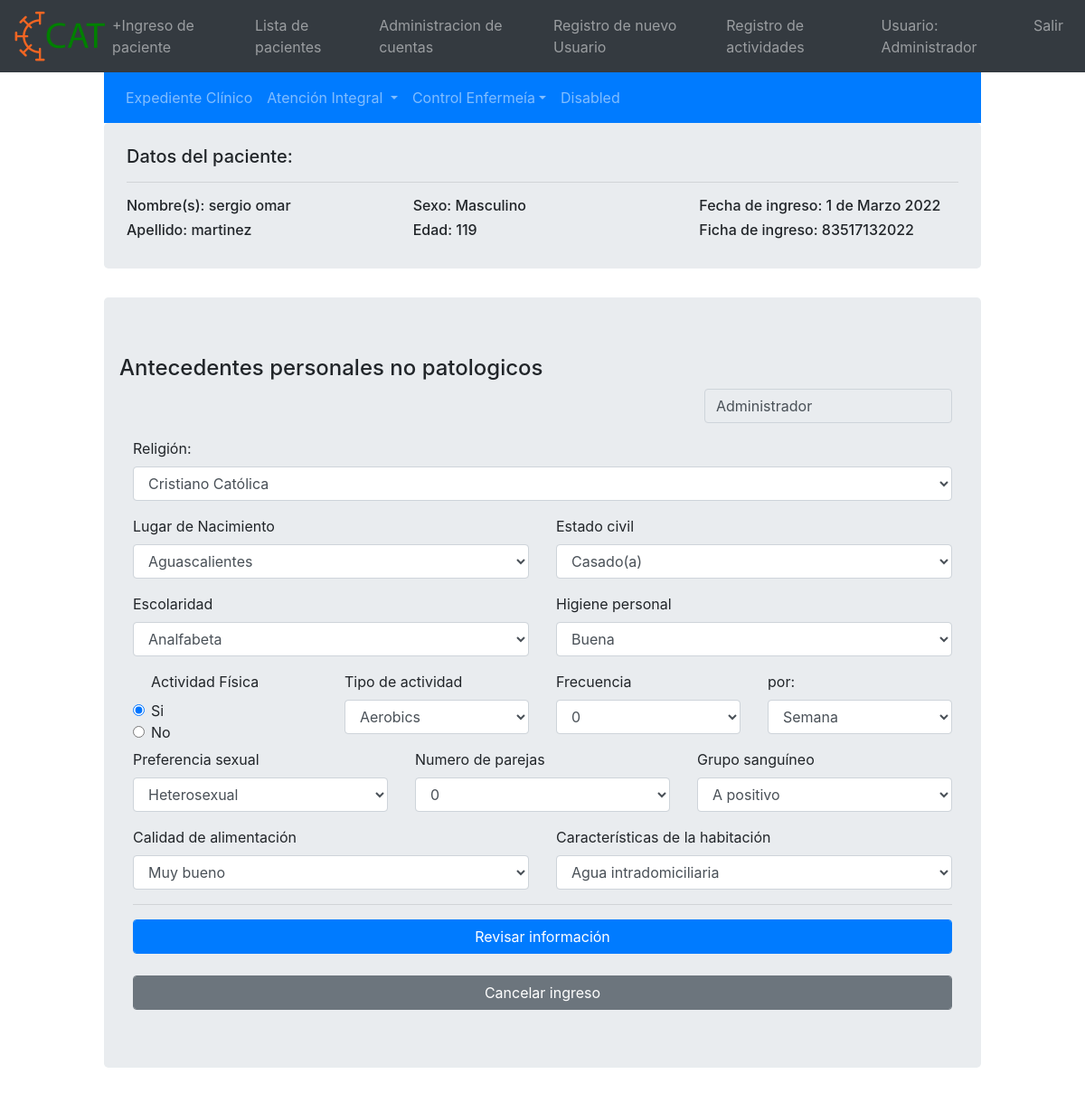
The app's page /antecedentes_personales_no_patologicos?enter_id=83517132022 (signed in) with its own data.
### main.py (models this page shows)
class User(db.Model, UserMixin):
    id = db.Column(db.Integer, primary_key=True)
    username = db.Column(db.String(20),nullable=False,unique=True)
    user_names = db.Column(db.String(20),nullable=False,unique=False)
    user_first_lastname=db.Column(db.String(20),nullable=False,unique=False)
    user_second_lastname=db.Column(db.String(20),nullable=True,unique=False)
    password = db.Column(db.String(80),nullable=False)
    set_new_password = db.Column(db.Boolean(),nullable=False)
    user_type = db.Column(db.String(20),nullable=False)
    user_cedula = db.Column(db.String(20),nullable=True)
    active_user = db.Column(db.Boolean(),nullable=False)
    created_by = db.Column(db.String(80),nullable=False)
    register_date = db.Column(db.DateTime, default=datetime.datetime.utcnow)

class Patient(db.Model, UserMixin):
    ct = datetime.datetime.now()
    id = db.Column(db.Integer, primary_key=True)
    enter_id = db.Column(db.Integer,nullable=False,unique=True)
    enter_date = db.Column(db.DateTime, default = datetime.datetime.utcnow)
    informacion_introducida_por = db.Column(db.String(20),nullable=False,unique=False)
    names = db.Column(db.String(20),nullable=False,unique=False)
    first_lastname = db.Column(db.String(30),nullable=False,unique=False)
    second_lastname = db.Column(db.String(30),nullable=False,unique=False)
    dia_nacimiento = db.Column(db.String(3),nullable=False)
    mes_nacimiento = db.Column(db.String(3),nullable=False)
    ano_nacimiento = db.Column(db.String(5),nullable=False)
    address_street = db.Column(db.String(30),nullable=False)
    address_number = db.Column(db.String(30),nullable=False)
    address_cp = db.Column(db.String(30),nullable=False)
    address_colonia = db.Column(db.String(40),nullable=False)
    address_municipio = db.Column(db.String(40),nullable=False)
    address_estado = db.Column(db.String(40),nullable=False)
    address_pais = db.Column(db.String(40),nullable=False)
    gender = db.Column(db.String(20),nullable=False)
    prueba_covid = db.Column(db.String(20),nullable=False)
    saturacion = db.Column(db.String(5),nullable=False)
    padecimientos = db.Column(db.String(250),nullable=False)
    alergias = db.Column(db.String(40))
    persona_responsable_nombre = db.Column(db.String(50),nullable=False)
    persona_responsable_parentesco = db.Column(db.String(30),nullable=False)
    persona_responsable_tel = db.Column(db.String(15))
    persona_informante_nombre = db.Column(db.String(50),nullable=False)
    persona_informante_parentesco = db.Column(db.String(30),nullable=False)
    persona_informante_tel = db.Column(db.String(15))
    ant_heredo_familiares = db.Column(db.Boolean(),default = False)
    ant_personales_no_pat = db.Column(db.Boolean(),default = False)
    ant_personales_pat = db.Column(db.Boolean(), default = False)
    ant_pediatricos = db.Column(db.Boolean(), default = False)
    ant_gineco = db.Column(db.String(), default = False)
    somatometria = db.Column(db.Boolean(), default = False)

### main.py (the view, shortened to what this page needs)
@app.route('/antecedentes_personales_no_patologicos',methods=['GET','POST'])
@login_required
def antecedentes_personales_no_patologicos():
    if request.method == "GET":
        data = request.args
        enter_id = data.get("enter_id")
        patient = Patient.query.filter_by(enter_id=enter_id).first()
        age = get_age(int(patient.dia_nacimiento),int(patient.mes_nacimiento),int(patient.ano_nacimiento))
        enter_date = patient.enter_date
        enter_date = f"{enter_date.day} de {format_spanish_month(enter_date.month)} {enter_date.year} "
        return render_template("antecedentes_personales_no_patologicos.html", names=patient.names,enter_id=patient.enter_id,first_lastname=patient.first_lastname,gender=patient.gender,age=age,enter_date=enter_date,patient=patient,format_spanish_month=format_spanish_month)

### main.py (called while the page is built)
@login_manager.user_loader
def load_user(user_id):
    return User.query.get(int(user_id))

def get_age(day,month,year):
    dt = datetime.datetime.today()
    cur_day = dt.day
    cur_month = dt.month
    cur_year = dt.year
    age = cur_year - year
    print(f"day={day} month={month} year={year}")
    if cur_month < month:
        age -=1
        return age
    elif(cur_month==month and cur_day<=day):
        age -= 1
        return age
    return age

def format_spanish_month(month):
    month = int(month)
    if month == 1:
        return "Enero"
    elif month == 2:
        return "Febrero"
    elif month == 3:
        return "Marzo"
    elif month == 4:
        return "Abril"
    elif month == 5:
        return "Mayo"
    elif month == 6:
        return "Junio"
    elif month == 7:
        return "Julio"
    elif month == 8:
        return "Agosto"
    elif month == 9:
        return "Septiembre"
    elif month == 10:
        return "Octubre"
    elif month == 11:
        return "Noviembre"
    else:
        return "Diciembre"

### templates/antecedentes_personales_no_patologicos.html (shortened to what this page needs)
{%extends "base.html" %}
{%block content%}
<div class="col-1"></div>
<div class="col-10">
    {% from "patient_navbar.html" import patient_navbar with context %}
    {{patient_navbar(enter_id)}}
    {% from "patient_navbar.html" import patient_info with context %}
    {{patient_info( names,first_lastname,gender,age,enter_id,enter_date)}}
        <div class="jumbotron">
            <div class="row">
                    <h4>Antecedentes personales no patologicos</h4>
            </div>
        <div class="row">
            <div class="col">
            </div>
            <form method="POST" id="antecedentes_personales_no_patologicos_form">
                <div class="col">
                    <div class="form-group">
                    <input class="form-control" type="text" id="informacion_introducida_por" name="informacion_introducida_por" value="{{current_user.username}}" readonly="true">
                    </div>
                </div>
            </div>
            <div class="form-group">
             <label for="religion">Religión:</label><br>
             <select class="form-control" type="text" id="religion" name="religion"><br>
                <option>Cristiano Católica </option>
             </select>
            </div>
            <div class="row">
                <div class="col">
                    <div clas="form-group">
                        <label for="altura">Lugar de Nacimiento</label><br>
                        <select class="form-control" type="text" id="lugar_de_nacimiento" name="lugar_de_nacimiento"><br>
                            <option value="Aguascalientes">Aguascalientes</option>
                            </select>
                    </div>
                </div>
                <div class="col">
                    <div class="form-group">
                        <label for="estado_civil">Estado civil</label><br>
                        <select class="form-control" type="text" id="estado_civil" name="estado_civil">
                            <option value="Casado(a)">Casado(a)</option>
                        </select>
                    </div>
                </div>
            </div>
            <div class="row">
                <div class="col">
                    <div class="form-group">
                        <label for="diastolica">Escolaridad</label><br>
                        <Select class="form-control" type="text" id="escolaridad" name="escolaridad">
                            <option value="Analfabeta">Analfabeta</option>
                            </select>
                    </div>
                </div>
                <div class="col">
                    <div clas="form-group">
                        <label for="higiene_personal">Higiene personal</label><br>
                        <select class="form-control" type="text" id="higiene_personal" name="higiene_personal">
                            <option value="Buena">Buena</option>
                        </select>
                    </div>
                </div>
            </div>
            <div class="row">
                <div class="col">
                    <div class="form-check">
                      <label>Actividad Física</label>
                      <br>
                      <input class="form-check-input" type="radio" name="si_radio" id="actividad_fisica_si" value="si" checked>
                      <label class="form-check-label" for="exampleRadios1">
                        Si
                      </label>
                    </div>
                    <div class="form-check">
                      <input class="form-check-input" type="radio" name="no_radio" id="actividad_fisica_no" value="no">
                      <label class="form-check-label" for="exampleRadios2">
                        No
                      </label>
                    </div>
                </div>
                <div class="col">
                    <div class="form-group">
                        <label for="tipo_de_actividad">Tipo de actividad</label><br>
                        <select class="form-control" name="tipo_de_actividad" id="tipo_de_actividad">
                            <option value="Aerobics">Aerobics</option>
                        </select>
                    </div>
                </div>
                <div class="col">
                    <div clas="form-group">
                        <label for="frecuencia">Frecuencia</label><br>
                        <select class="form-control" type="text" id="frecuencia_num" name="frecuencia_num"><br>
                            {% for num in range(10)%}
                            <option value="{{num}}">{{num}}</option>
                            {% endfor %}
                        </select>
                    </div>
                </div>
                <div class="col">
                    <div clas="form-group">
                        <label for="frecuencia_unidad">por: </label><br>
                        <select class="form-control" type="text" id="frecuencia_unidad" name="frecuencia_unidad"><br>
                            <option value="Semana">Semana</option>
                        </select>
                    </div>
                </div>
            </div>
            <div class="row">
                <div class="col">
                    <div class="form-group">
                     <label for="preferencia_sexual">Preferencia sexual</label>
                     <select class="form-control" type="text" id="preferencia_sexual" name="preferencia_sexual">
                         <option value="Heterosexual">Heterosexual</option>
                     </select>
                    </div>
                </div>
                 <div class="col">
                    <div class="form-group">
                     <label for="numero_de_parejas">Numero de parejas</label>
                     <select class="form-control" type="text" id="numero_de_parejas" name="numero_de_parejas">
                         {%for parejas in range(10)%}
                         <option value="{{parejas}}">{{parejas}}</option>
                         {%endfor%}
                     </select>
                    </div>
                </div>
                    <div class="col">
                    <div class="form-group">
                     <label for="grupo_sanguineo">Grupo sanguíneo</label>
                     <select class="form-control" type="text" id="grupo_sanguineo" name="grupo_sanguineo">
                         <option value="A positivo">A positivo</option>
                     </select>
                    </div>
                </div>
            </div>
            <div class="row">
                <div class="col">
                    <label for="calidad_de_alimentacion">Calidad de alimentación</label>
                     <select class="form-control" type="text" id="calidad_de_alimentacion" name="calidad_de_alimentacion">
                         <option value="Muy bueno">Muy bueno</option>
                    </select>
                </div>
                    <div class="col">
                    <label for="Caracteristicas_de_la_habitacion">Características de la habitación</label>
                     <select class="form-control" type="text" id="caracteristicas_de_la_habitacion" name="caracteristicas_de_la_habitacion">
                         <option value="Agua introdomiciliaria">Agua intradomiciliaria</option>
                    </select>
                </div>
            </div>
            <hr>
            <button onclick="fill_modal()" type="button" class="btn btn-primary form-control" data-toggle="modal" data-target="#antecedentes-patologicos-no-patologicos-modal">Revisar información</button>
            <br>
            <br>
            <button type="submit" class="btn btn-secondary form-control">Cancelar ingreso</button>
        <br>
    </div>
</div>
<div class="col-1"></div>
{%endblock%}

### templates/base.html (shortened to what this page needs)
<!DOCTYPE html>
<html lang='es'>
    <head>
        <link rel="stylesheet" href="static/css/bootstrap.min.css">
        <link rel="stylesheet" href="static/css/master.css">
    </head>
    <body>
<nav class="navbar navbar-expand-lg navbar-dark bg-dark">
    <a href="dashboard">
    <img class="logo" src="static/images/cat.png">
    <a>
  <div class="collapse navbar-collapse" id="navbarNavDropdown">
    <ul class="navbar-nav">
      <li class="nav-item">
        <a class="nav-link" href="ingreso_paciente">+Ingreso de paciente</a>
      </li>
      <li class="nav-item">
        <a class="nav-link" href="patients">Lista de pacientes</a>
      </li>
    </ul>
    <ul class="navbar-nav ml-auto">
    <li class="nav-item">
      {% if current_user.type == "Personal administrativo" or current_user.username == "Administrador" %}
      <li class="nav-item">
          <a class="nav-link" href="manage_accounts">Administracion de cuentas</a>
      </li>
      <li class="nav-item">
          <a class="nav-link" href="register">Registro de nuevo Usuario</a>
      </li>
      <li class="nav-item">
          <a class="nav-link" href="log">Registro de actividades</a>
      </li>
      {%endif%}
      {%if current_user.is_authenticated%}
      <li class="nav-item">
          <a class="nav-link">Usuario: {{ current_user.username }}</a>
      </li>
     <li class="nav-item">
          <a class="nav-link" href="logout" >Salir</a>
      </li>
      {% else %}
      <li class="nav-item">
          <a class="nav-link" href="login">Login</a>
      </li>
      {% endif %}
      </ul>
  </div>
</nav>
<div class="container-fluid">
   <div class="row">
    {% block content%}{%endblock%}
    </div>
</div>
</body>
<html>

### templates/patient_navbar.html (shortened to what this page needs)
{% macro patient_navbar(enter_id) %}
<nav class="navbar navbar-expand-lg navbar-dark bg-primary">
  <div class="collapse navbar-collapse" id="navbarSupportedContent">
    <ul class="navbar-nav mr-auto">
        <li class="nav-item">
          <a class="nav-link" role="button" href="patient_dashboard?enter_id={{patient.enter_id}}" aria-haspopup="true" aria-expanded="false">Expediente Clínico</a>
      </li>
      <li class="nav-item dropdown">
        <a class="nav-link dropdown-toggle" href="#" id="navbarDropdown" role="button" data-toggle="dropdown" aria-haspopup="true" aria-expanded="false">
         Atención Integral
        </a>
      </li>
        <li class="nav-link dropdown">
            <a class="dropdown-toggle" type="button" id="dropdownMenu2" data-toggle="dropdown" aria-haspopup="true" aria-expanded="false">Control Enfermeía</a>
        </li>
        <li class="nav-item">
        <a class="nav-link dropdown" href="#">Disabled</a>
      </li>
    </ul>
 </div>
 </nav>
<link rel="stylesheet" href="static/css/master.css">
{%endmacro%}
{% macro patient_info(names,first_lastname,gender,age,enter_id,enter_date)%}
<div class="jumbotron" style="padding: 25px;">
    <h5> Datos del paciente:</h5>
    <hr>
    <div class="row">
        <div class="col">
            <h6> Nombre(s): {{names}}</h6>
            <h6> Apellido: {{first_lastname}}</h6>
        </div>
        <div class="col">
            <h6>Sexo: {{gender}}</h6>
            <h6>Edad: {{age}}</h6>
        </div>
        <div class="col">
            <h6>Fecha de ingreso: {{enter_date}}</h6>
            <h6>Ficha de ingreso: {{enter_id}}</h6>
        </div>
    </div>
</div>
{% endmacro%}

### records on screen
User: username "Administrador", informacion_introducida_por "Administrador"
Patient: names "sergio omar", first_lastname "martinez", gender "Masculino", enter "83517132022"

### other values on screen
{{ age }} "119"
{{ enter_date }} "1 de Marzo 2022"
form field frecuencia_num "0"
form field numero_de_parejas "0"
